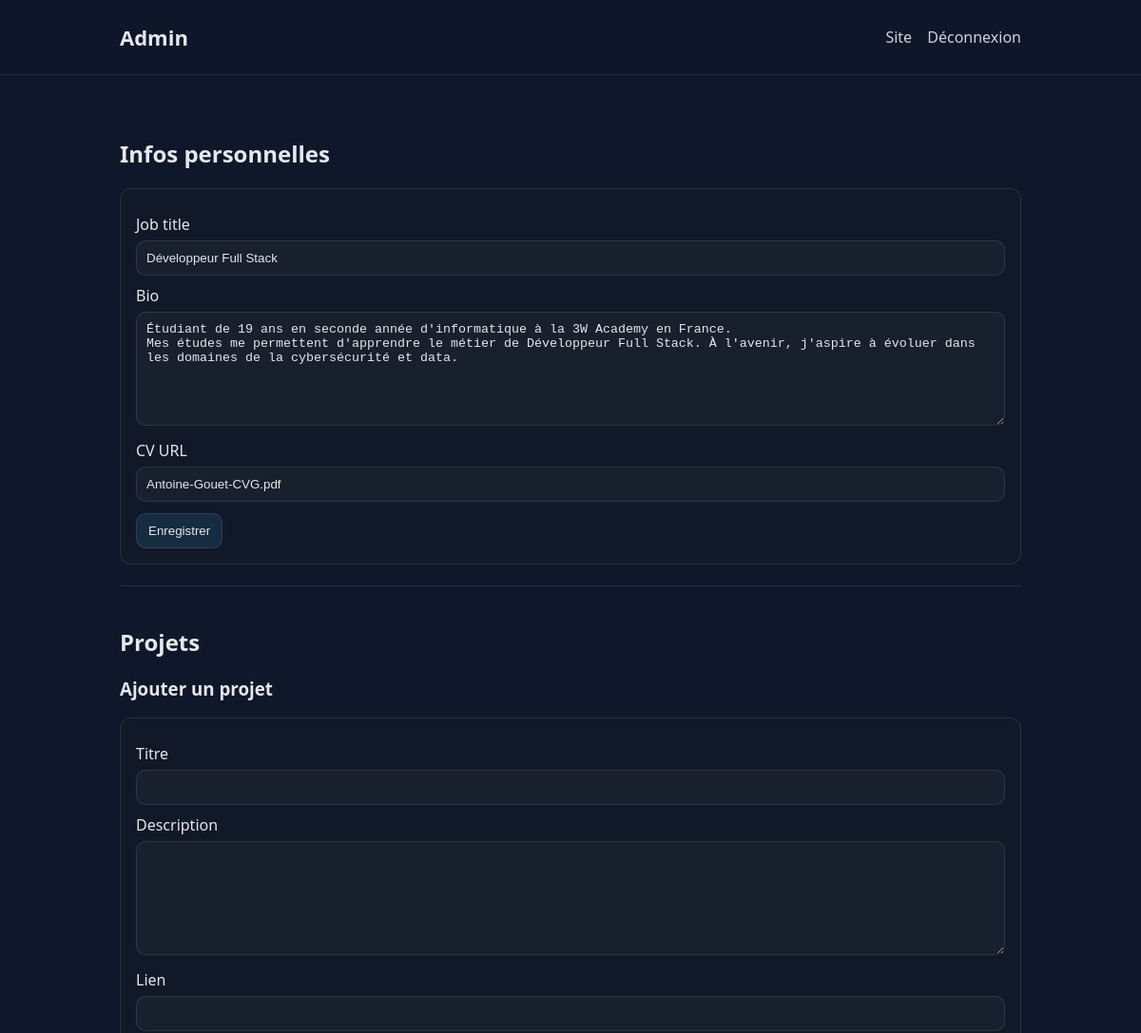
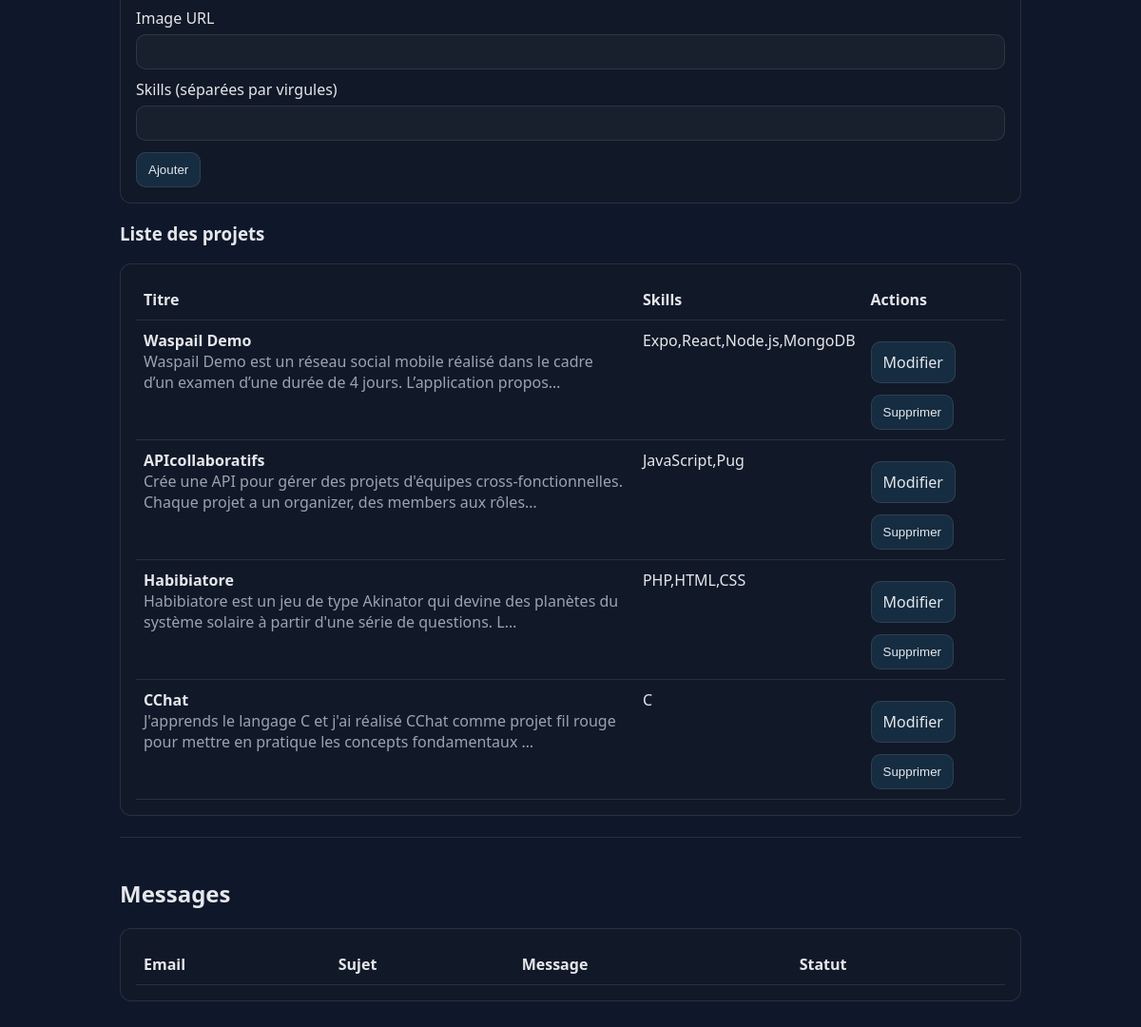
Screenshot of /admin.php (signed in) with the database file from the repository (2 pictures, top to bottom).
### tables this page shows
CREATE TABLE `user` (
  `id_user` int NOT NULL,
  `email` varchar(255) NOT NULL,
  `password_hash` varchar(255) NOT NULL,
  `job_title` varchar(255) NOT NULL,
  `bio` text,
  `cv_url` varchar(255) DEFAULT NULL
);

CREATE TABLE `project` (
  `id_project` int NOT NULL,
  `title` varchar(255) NOT NULL,
  `description` text NOT NULL,
  `link_url` varchar(255) DEFAULT NULL,
  `image_url` varchar(255) DEFAULT NULL,
  `skill_list` text NOT NULL
);

### public/view.php (called while the page is built, shortened)
<?php
function render(string $view, array $params = [], string $layout = 'layout'): void
{
    $baseDir = __DIR__;
    $viewPath = $baseDir . '/templates/' . $view . '.phtml';
    $layoutPath = $baseDir . '/templates/' . $layout . '.phtml';
    extract($params, EXTR_SKIP);
    require $viewPath;
    $content = (string) ob_get_clean();
    require $layoutPath;
}

### admin.php (called while the page is built, shortened)
<?php
$pdo = db();
$stmt = $pdo->prepare('SELECT id_user, email, job_title, bio, cv_url FROM user WHERE id_user = :id LIMIT 1');
$stmt->execute([':id' => (int) $_SESSION['user_id']]);
$currentUser = $stmt->fetch();
$notice = null;
$error = null;
$projects = $pdo->query('SELECT id_project, title, description, link_url, image_url, skill_list FROM project ORDER BY id_project DESC')->fetchAll();
$messages = $pdo->query('SELECT id_message, email, subject, message, is_read FROM contact_message ORDER BY id_message DESC')->fetchAll();
$projectToEdit = null;
render('admin', [
    'pageTitle' => 'Admin',
    'brandTitle' => 'Admin',
    'navLinks' => [
        ['href' => 'index.php', 'label' => 'Site'],
        ['href' => 'admin.php?action=logout', 'label' => 'Déconnexion'],
    ],
    'currentUser' => $currentUser,
    'projects' => $projects,
    'messages' => $messages,
    'projectToEdit' => $projectToEdit,
    'notice' => $notice,
    'error' => $error,
]);

### lib/security.php (called while the page is built, shortened)
<?php
function e(?string $value): string
{
    return htmlspecialchars($value ?? '', ENT_QUOTES | ENT_SUBSTITUTE, 'UTF-8');
}

### public/templates/admin.phtml (the view, shortened to what this page needs)
<main class="container">
  <section>
    <h2>Infos personnelles</h2>
    <form method="post" class="card" novalidate>
      <label for="job_title">Job title</label>
      <input id="job_title" name="job_title" type="text" required value="<?= e($currentUser['job_title'] ?? ''); ?>">
      <label for="bio">Bio</label>
      <textarea id="bio" name="bio"><?= e($currentUser['bio'] ?? ''); ?></textarea>
      <label for="cv_url">CV URL</label>
      <input id="cv_url" name="cv_url" type="text" value="<?= e($currentUser['cv_url'] ?? ''); ?>">
      <button class="btn" type="submit">Enregistrer</button>
    </form>
  </section>
  <section>
    <h2>Projets</h2>
    <?php if ($projectToEdit): ?>
      <h3>Modifier un projet</h3>
      <form method="post" class="card" novalidate>
        <input type="hidden" name="_csrf" value="<?= e(csrf_token()); ?>">
        <input type="hidden" name="action" value="update_project">
        <input type="hidden" name="id_project" value="<?= (int)$projectToEdit['id_project']; ?>">
        <label for="title_e">Titre</label>
        <input id="title_e" name="title" type="text" required value="<?= e($projectToEdit['title']); ?>">
        <label for="description_e">Description</label>
        <textarea id="description_e" name="description" required><?= e($projectToEdit['description']); ?></textarea>
        <label for="link_url_e">Lien</label>
        <input id="link_url_e" name="link_url" type="text" value="<?= e($projectToEdit['link_url'] ?? ''); ?>">
        <label for="image_url_e">Image URL</label>
        <input id="image_url_e" name="image_url" type="text" value="<?= e($projectToEdit['image_url'] ?? ''); ?>">
        <label for="skill_list_e">Skills (séparées par virgules)</label>
        <input id="skill_list_e" name="skill_list" type="text" required value="<?= e($projectToEdit['skill_list']); ?>">
        <button class="btn" type="submit">Mettre à jour</button>
        <a class="btn" href="admin.php">Annuler</a>
      </form>
    <?php else: ?>
      <h3>Ajouter un projet</h3>
      <form method="post" class="card" novalidate>
        <label for="title">Titre</label>
        <input id="title" name="title" type="text" required>
        <label for="description">Description</label>
        <textarea id="description" name="description" required></textarea>
        <label for="link_url">Lien</label>
        <input id="link_url" name="link_url" type="text">
        <label for="image_url">Image URL</label>
        <input id="image_url" name="image_url" type="text">
        <label for="skill_list">Skills (séparées par virgules)</label>
        <input id="skill_list" name="skill_list" type="text" required>
        <button class="btn" type="submit">Ajouter</button>
      </form>
    <?php endif; ?>
    <h3>Liste des projets</h3>
    <div class="card">
      <table class="table">
        <thead>
          <tr>
            <th>Titre</th>
            <th>Skills</th>
            <th>Actions</th>
          </tr>
        </thead>
        <tbody>
        <?php foreach ($projects as $p): ?>
          <tr>
            <td>
              <strong><?= e($p['title']); ?></strong>
              <div class="muted"><?= e(mb_strimwidth($p['description'], 0, 120, '…')); ?></div>
            </td>
            <td><?= e($p['skill_list']); ?></td>
            <td>
              <a class="btn" href="admin.php?edit_project=<?= (int)$p['id_project']; ?>">Modifier</a>
              <form method="post" style="display:inline" onsubmit="return confirm('Supprimer ce projet ?');">
                <button class="btn" type="submit">Supprimer</button>
              </form>
            </td>
          </tr>
        <?php endforeach; ?>
        </tbody>
      </table>
    </div>
  </section>
  <section>
    <h2>Messages</h2>
    <div class="card">
      <table class="table">
        <thead>
          <tr>
            <th>Email</th>
            <th>Sujet</th>
            <th>Message</th>
            <th>Statut</th>
          </tr>
        </thead>
      </table>
    </div>
  </section>
</main>

### public/templates/layout.phtml (shortened to what this page needs)
<?php
$brandTitle = $brandTitle ?? 'Portfolio';
$navLinks = $navLinks ?? [
  ['href' => '#profil', 'label' => 'Profil'],
  ['href' => '#projets', 'label' => 'Projets'],
  ['href' => '#contact', 'label' => 'Contact'],
];
?>
<!doctype html>
<html lang="fr">
<head>
  <link rel="stylesheet" href="./public/css/style.css">
</head>
<body>
<header>
  <div class="container nav">
    <h1><?= e($brandTitle); ?></h1>
    <nav>
      <?php foreach ($navLinks as $link): ?>
        <a href="<?= e($link['href']); ?>"><?= e($link['label']); ?></a>
      <?php endforeach; ?>
    </nav>
  </div>
</header>
<?= $content; ?>
</body>
</html>

### public/css/style.css (style rules this page uses)
:root { --max: 980px; --bg: #0f172a; --card: #111827; --text: #e5e7eb; --muted: #9ca3af; --border: rgba(255,255,255,.10); --accent: #38bdf8; }
* { box-sizing: border-box; }
body { margin: 0; font-family: system-ui, -apple-system, Segoe UI, Roboto, sans-serif; background: var(--bg); color: var(--text); }
a { color: var(--accent); text-decoration: none; }
.container { max-width: var(--max); margin: 0 auto; padding: 24px 16px; }
header { position: sticky; top: 0; background: rgba(15,23,42,.85); border-bottom: 1px solid var(--border); backdrop-filter: blur(8px); }
.nav { display: flex; align-items: center; justify-content: space-between; gap: 12px; }
.nav a { color: var(--text); margin-left: 12px; opacity: .9; }
h1 { font-size: 22px; margin: 0; }
section { padding: 22px 0; border-bottom: 1px solid var(--border); }
section:last-child { border-bottom: 0; }
.card { background: var(--card); border: 1px solid var(--border); border-radius: 12px; padding: 16px; }
.muted { color: var(--muted); }
label { display: block; margin: 10px 0 6px; }
input, textarea { width: 100%; padding: 10px; border-radius: 10px; border: 1px solid var(--border); background: rgba(255,255,255,.03); color: var(--text); }
textarea { min-height: 120px; resize: vertical; }
.btn { display: inline-block; margin-top: 12px; padding: 10px 12px; border-radius: 10px; border: 1px solid var(--border); background: rgba(56,189,248,.12); color: var(--text); cursor: pointer; }
.table { width: 100%; border-collapse: collapse; }
.table th, .table td { border-bottom: 1px solid var(--border); padding: 10px 8px; text-align: left; vertical-align: top; }

### rows the page displays
user: job_title "Développeur Full Stack", bio "Étudiant de 19 ans en seconde année d'informatique à la 3W Academy en France. Mes études me permettent d'apprendre le métier de Développeur Full Stack. À l'avenir, j'aspire à évoluer dans les domaines de la cybersécurité et data.", cv_url "Antoine-Gouet-CVG.pdf"
project: title "Waspail Demo", description "Waspail Demo est un réseau social mobile réalisé dans le cadre d’un examen d’une durée de 4 jours. L’application propos…", skill_list "Expo,React,Node.js,MongoDB"
project: title "APIcollaboratifs", description "Crée une API pour gérer des projets d'équipes cross-fonctionnelles. Chaque projet a un organizer, des members aux rôles…", skill_list "JavaScript,Pug"
project: title "Habibiatore", description "Habibiatore est un jeu de type Akinator qui devine des planètes du système solaire à partir d'une série de questions. L…", skill_list "PHP,HTML,CSS"
project: title "CChat", description "J'apprends le langage C et j'ai réalisé CChat comme projet fil rouge pour mettre en pratique les concepts fondamentaux …", skill_list "C"

### other values shown
$brandTitle "Admin"
$link['label'] "Site"
$link['label'] "Déconnexion"
